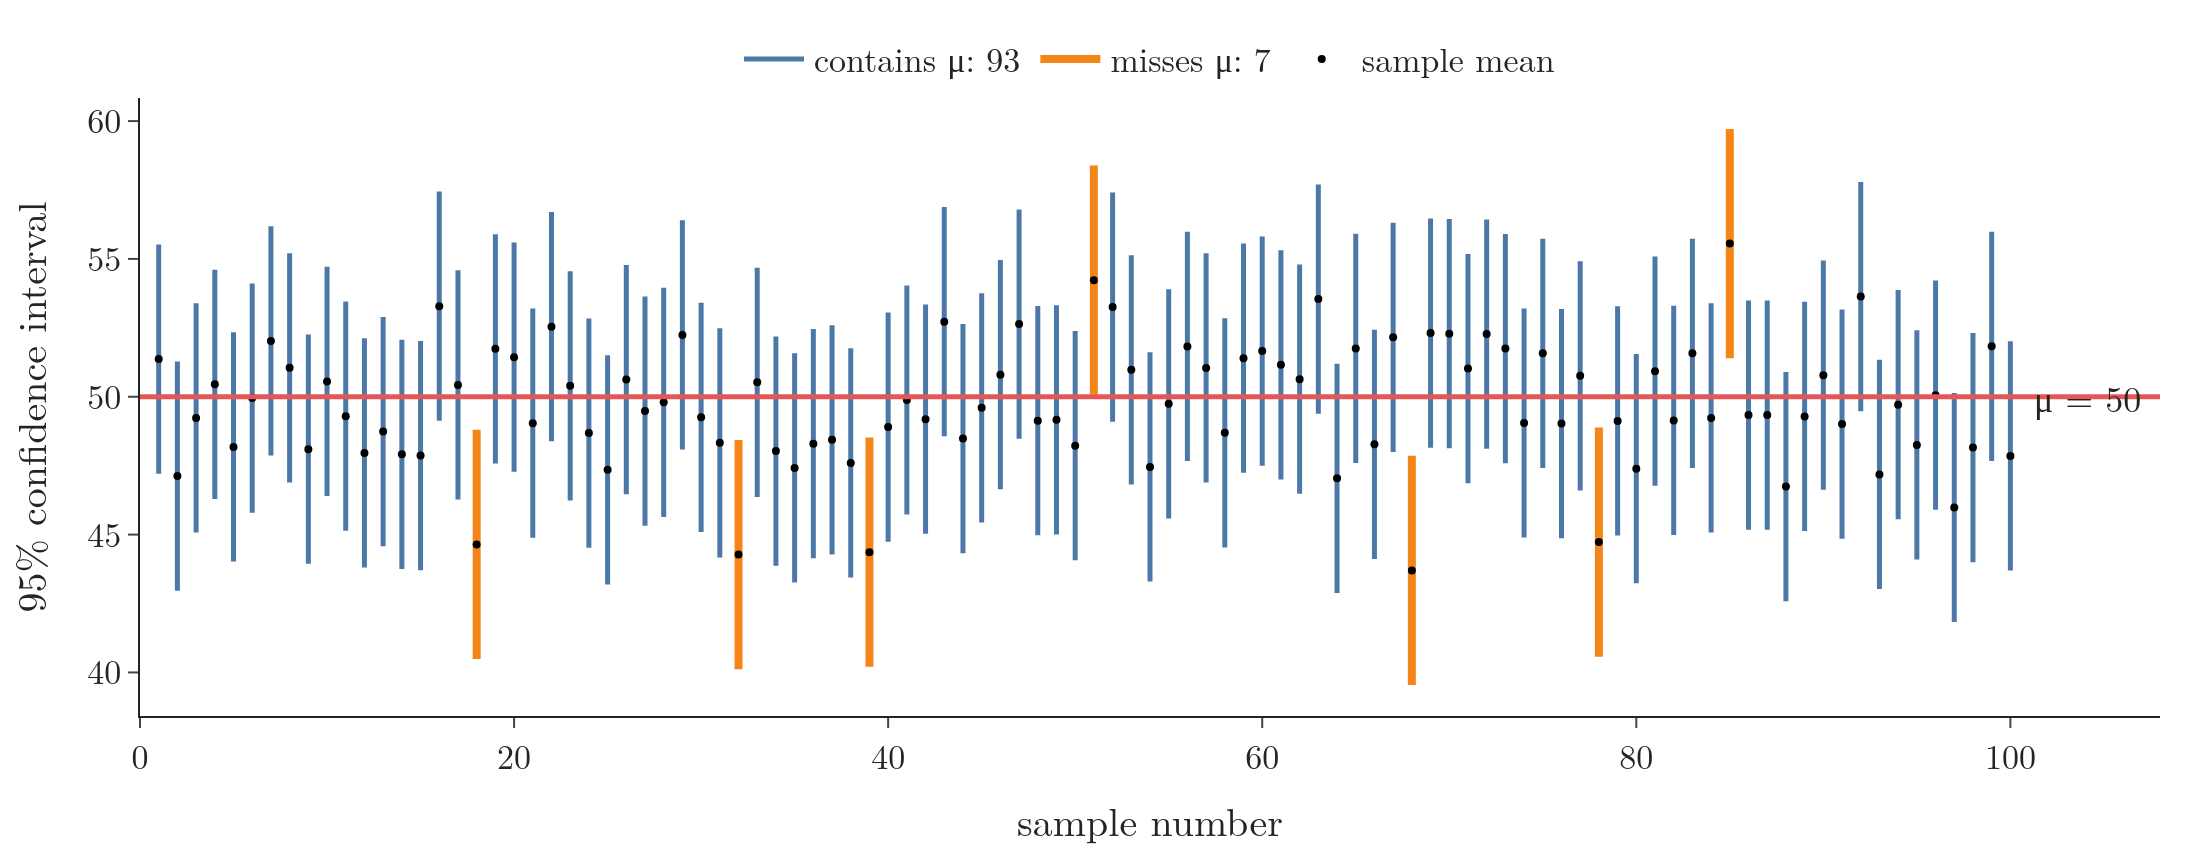

Write the Python code that produced this figure.
"""100 samples of n = 50 from N(50, 15^2); a 95% z-interval (sigma known) from each. Blue intervals contain the
population mean 50, orange ones miss it. Same seed as the Notebook."""
from pathlib import Path
import numpy as np
import plotly.graph_objects as go
from scipy import stats

here = Path(__file__).parent
BLUE, ORANGE, RED = "#4C78A8", "#F58518", "#E45756"
mu, sigma, n, sims, level = 50, 15, 50, 100, 0.95
rng = np.random.default_rng(42)
means = rng.normal(mu, sigma, (sims, n)).mean(axis=1)
margin = stats.norm.ppf((1 + level) / 2) * sigma / np.sqrt(n)
low, high = means - margin, means + margin
hit = (low <= mu) & (mu <= high)
fig = go.Figure()
for ok, colour, name in [(True, BLUE, "contains μ"), (False, ORANGE, "misses μ")]:
    xs, ys = [], []
    for i in np.flatnonzero(hit == ok):
        xs += [i + 1, i + 1, None]
        ys += [low[i], high[i], None]
    fig.add_scatter(x=xs, y=ys, mode="lines", line=dict(color=colour, width=4 if not ok else 2.5),
                    name=f"{name}: {int((hit == ok).sum())}")
fig.add_scatter(x=np.arange(1, sims + 1), y=means, mode="markers", marker=dict(color="black", size=4),
                name="sample mean")
fig.add_hline(y=mu, line=dict(color=RED, width=2.5), opacity=1, layer="above")
fig.add_annotation(x=sims + 1, y=mu, text="μ = 50", xanchor="left", showarrow=False, font_size=18)
fig.update_xaxes(title_text="sample number", range=[0, sims + 8])
fig.update_yaxes(title_text="95% confidence interval")
fig.update_layout(template="simple_white", width=1100, height=430,
                  legend=dict(orientation="h", x=0.5, xanchor="center", y=1.12),
                  font=dict(family="Latin Modern Roman", size=17), margin=dict(l=70, r=20, t=40, b=50))
fig.write_image(here / "coverage.png", scale=2)
fig.write_image(here / "coverage.pdf")
